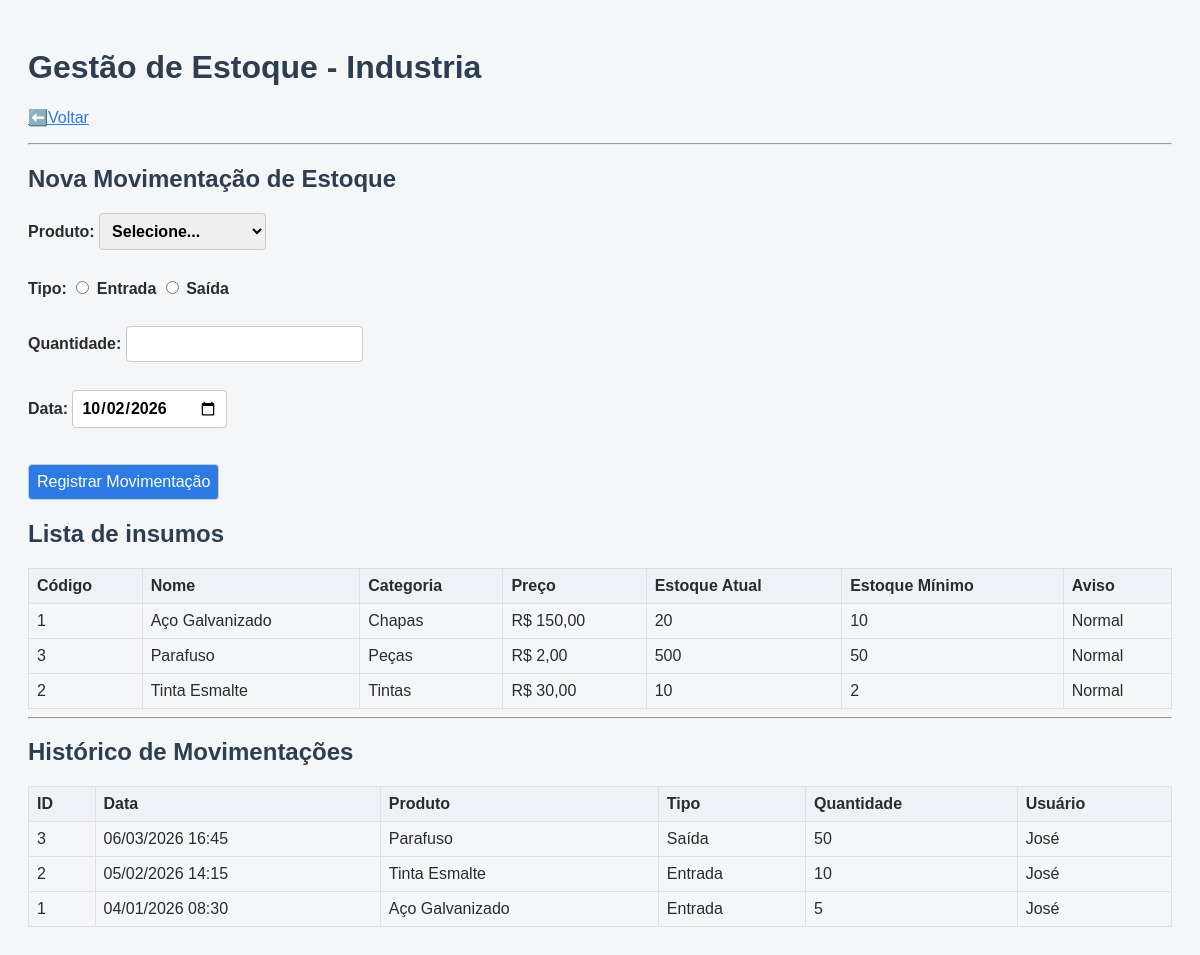
Page /movimentacao.php (signed in) on the committed database.
### tables this page shows
CREATE TABLE IF NOT EXISTS `insumos` (
  `idinsumos` INT NOT NULL AUTO_INCREMENT,
  `nome` VARCHAR(250) NOT NULL,
  `quantidade_minima` INT NOT NULL,
  `quantidade` INT NULL,
  `categoria` VARCHAR(100) NOT NULL,
  `custo` DECIMAL(10,2) NOT NULL,
  PRIMARY KEY (`idinsumos`));

CREATE TABLE IF NOT EXISTS `movimentacao` (
  `idmovimentacao` INT NOT NULL AUTO_INCREMENT,
  `data` DATETIME NOT NULL,
  `quantidade` INT NOT NULL,
  `tipo` INT NOT NULL COMMENT '0-saida, 1-entrada',
  `usuarios_idusuarios` INT NOT NULL,
  `insumos_idinsumos` INT NOT NULL,
  PRIMARY KEY (`idmovimentacao`),
  INDEX `fk_movimentacao_usuarios_idx` (`usuarios_idusuarios` ASC) VISIBLE,
  INDEX `fk_movimentacao_insumos1_idx` (`insumos_idinsumos` ASC) VISIBLE,
  CONSTRAINT `fk_movimentacao_usuarios`
    FOREIGN KEY (`usuarios_idusuarios`)
    REFERENCES `usuarios` (`idusuarios`)
    ON DELETE NO ACTION
    ON UPDATE NO ACTION,
  CONSTRAINT `fk_movimentacao_insumos1`
    FOREIGN KEY (`insumos_idinsumos`)
    REFERENCES `insumos` (`idinsumos`)
    ON DELETE NO ACTION
    ON UPDATE NO ACTION);

CREATE TABLE IF NOT EXISTS `usuarios` (
  `idusuarios` INT NOT NULL AUTO_INCREMENT,
  `nome` VARCHAR(100) NOT NULL,
  `email` VARCHAR(45) NOT NULL,
  `senha` VARCHAR(255) NOT NULL,
  PRIMARY KEY (`idusuarios`));

### movimentacao.php (the view, shortened to what this page needs)
<?php
require_once 'config.php';
$insumos = $conn->query("SELECT * FROM insumos ORDER BY nome")->fetchAll();
$movimentacoes = $conn->query("SELECT m.*, p.nome AS produto_nome, u.nome AS usuario_nome FROM movimentacao m JOIN insumos p ON m.insumos_idinsumos = p.idinsumos JOIN usuarios u ON m.usuarios_idusuarios = u.idusuarios ORDER BY m.idmovimentacao DESC")->fetchAll();
?>
<!DOCTYPE html>
<html lang="pt-BR">
<head>
    <link rel="stylesheet" href="estilo.css">
</head>
<body>
    <h1>Gestão de Estoque - Industria</h1>
    <p><a href="index.php">⬅️Voltar</a></p>
    <hr>
    <h2>Nova Movimentação de Estoque</h2>
    <form method="post">
        <label>Produto:
            <select name="idinsumos" required>
                <option value="">Selecione...</option>
            </select>
        </label>
        <br>
        <label>Tipo:
            <input type="radio" name="tipo" value="ENTRADA" required> Entrada
            <input type="radio" name="tipo" value="SAIDA" required> Saída
        </label>
        <br>
        <label>Quantidade:
            <input type="number" name="quantidade" min="1" required>
        </label>
        <br>
        <label>
            Data:
            <input type="date" name="data" value="<?= date('Y-m-d') ?>" required>
        </label>
        <br>
        <br>
        <button type="submit">Registrar Movimentação</button>
    </form>
    <h2>Lista de insumos</h2>
    <?php if ($insumos): ?>
        <table border="1">
            <tr>
                <th>Código</th>
                <th>Nome</th>
                <th>Categoria</th>
                <th>Preço</th>
                <th>Estoque Atual</th>
                <th>Estoque Mínimo</th>
                <th>Aviso</th>
            </tr>
            <?php foreach ($insumos as $p): ?>
                <tr>
                    <td><?= htmlspecialchars($p['idinsumos']) ?></td>
                    <td><?= htmlspecialchars($p['nome']) ?></td>
                    <td><?= htmlspecialchars($p['categoria'] ?? '') ?></td>
                    <td>R$ <?= number_format($p['custo'], 2, ',', '.') ?></td>
                    <td><?= $p['quantidade'] ?></td>
                    <td><?= $p['quantidade_minima'] ?></td>
                    <td><?= $p['quantidade'] < $p['quantidade_minima'] ? '<strong>AVISO: estoque abaixo do mínimo</strong>' : 'Normal' ?></td>
                </tr>
            <?php endforeach; ?>
        </table>
    <?php else: ?><p>Nenhum produto cadastrado.</p><?php endif; ?>
    <hr>
    <h2>Histórico de Movimentações</h2>
    <?php if ($movimentacoes): ?>
        <table border="1">
            <tr>
                <th>ID</th>
                <th>Data</th>
                <th>Produto</th>
                <th>Tipo</th>
                <th>Quantidade</th>
                <th>Usuário</th>
            </tr>
            <?php foreach ($movimentacoes as $m): ?>
                <tr>
                    <td><?= $m['idmovimentacao'] ?></td>
                    <td><?= date('d/m/Y H:i', strtotime($m['data'])) ?></td>
                    <td><?= htmlspecialchars($m['produto_nome']) ?></td>
                    <td><?= $m['tipo'] == 1 ? 'Entrada' : 'Saída' ?></td>
                    <td><?= $m['quantidade'] ?></td>
                    <td><?= htmlspecialchars($m['usuario_nome']) ?></td>
                </tr>
            <?php endforeach; ?>
        </table>
    <?php else: ?><p>Nenhuma movimentação registrada.</p><?php endif; ?>
</body>
</html>

### estilo.css (style rules this page uses)
body { font-family: Arial, Helvetica, sans-serif; background-color: #f4f6f8; color: #2b2b2b; padding: 20px; }
h1, h2 { color: #2c3e50; }
label { display: block; font-weight: bold; margin-top: 10px; }
input, select, textarea, button { font: inherit; padding: 8px; border-radius: 4px; border: 1px solid #c9c9c9; }
button { background-color: #2c7be5; color: #ffffff; cursor: pointer; }
a { color: #2c7be5; }
table { width: 100%; border-collapse: collapse; margin-top: 10px; }
th, td { padding: 8px; border: 1px solid #e0e0e0; text-align: left; }
th { background-color: #eef2f7; }

### rows in the picture
insumos: idinsumos "1", nome "Aço Galvanizado", categoria "Chapas", custo "150,00", quantidade "20", quantidade_minima "10", shows "Normal"
insumos: idinsumos "3", nome "Parafuso", categoria "Peças", custo "2,00", quantidade "500", quantidade_minima "50", shows "Normal"
insumos: idinsumos "2", nome "Tinta Esmalte", categoria "Tintas", custo "30,00", quantidade "10", quantidade_minima "2", shows "Normal"
movimentacao: idmovimentacao "3", data "06/03/2026 16:45", insumos_idinsumos.nome "Parafuso", tipo "Saída", quantidade "50", usuarios_idusuarios.nome "José"
movimentacao: idmovimentacao "2", data "05/02/2026 14:15", insumos_idinsumos.nome "Tinta Esmalte", tipo "Entrada", quantidade "10", usuarios_idusuarios.nome "José"
movimentacao: idmovimentacao "1", data "04/01/2026 08:30", insumos_idinsumos.nome "Aço Galvanizado", tipo "Entrada", quantidade "5", usuarios_idusuarios.nome "José"
